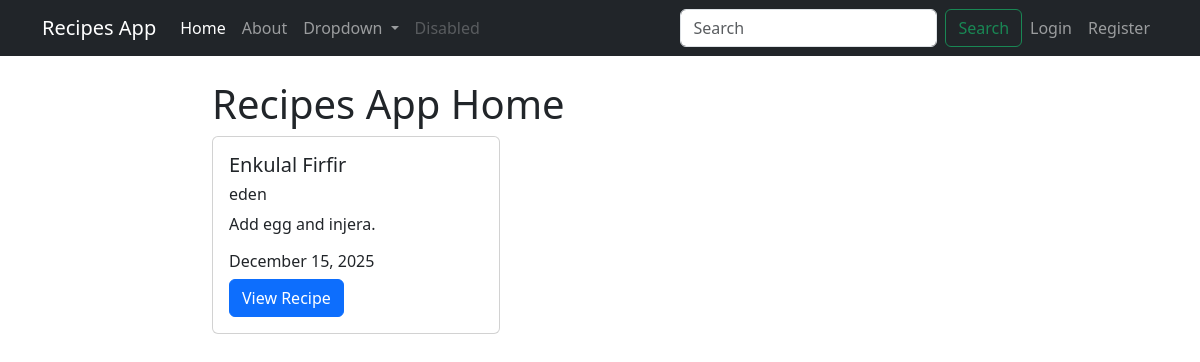
Before: / with the older database file.
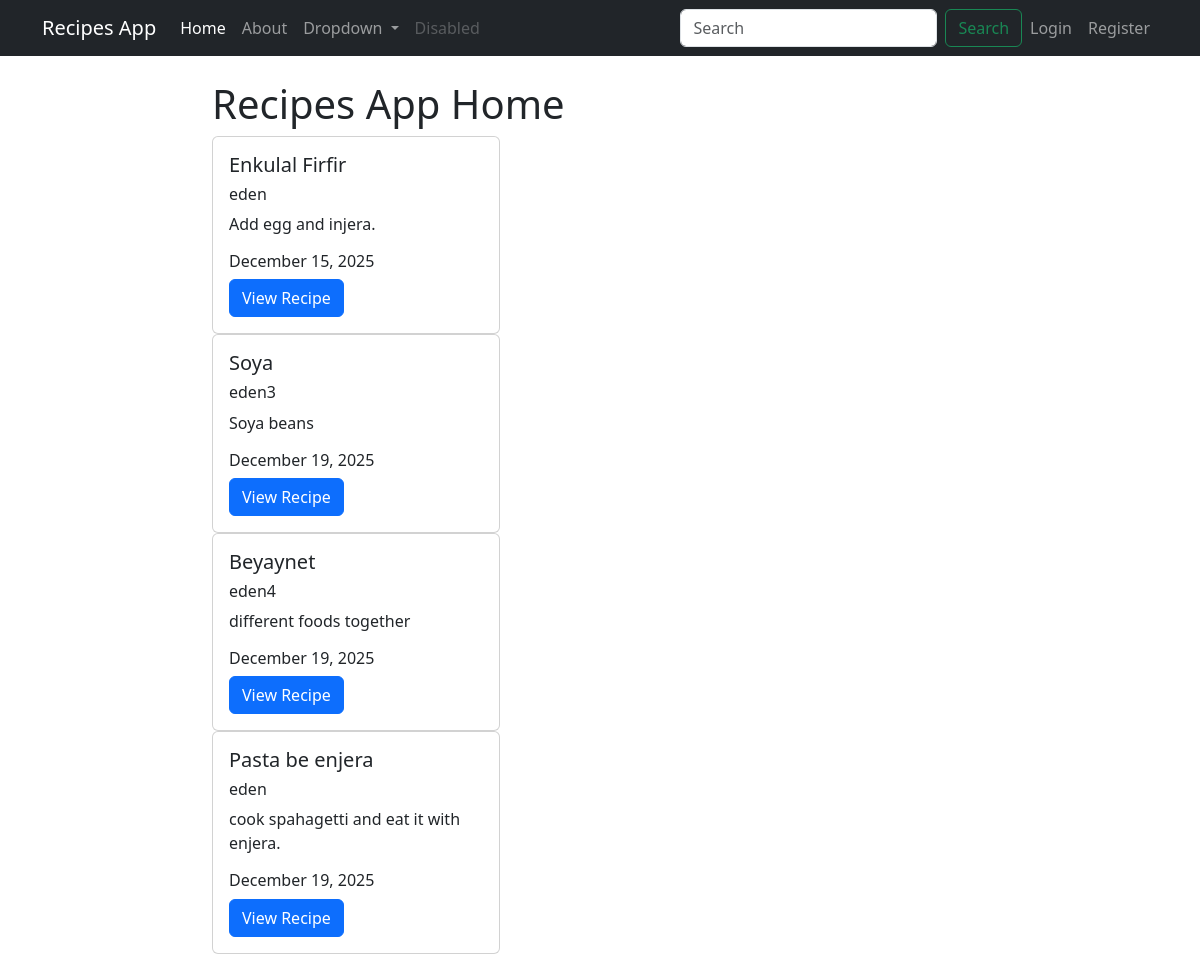
After: the same page with the newer database file.
### recipes/models.py (models this page shows, shortened)
class Recipe(models.Model):
    title = models.CharField(max_length=100)
    description = models.TextField()
    author = models.ForeignKey(User, on_delete=models.CASCADE )
    created_at = models.DateTimeField(auto_now_add=True)
    updated_at = models.DateTimeField(auto_now=True)

### recipes/views.py (the view)
# urls.py: path('', views.RecipesListView.as_view(), name="recipes-home"),
class RecipesListView(ListView):
    model = models.Recipe
    template_name = 'recipes/home.html'
    context_object_name = 'recipes'

### recipes/templates/recipes/home.html
{% extends 'recipes/base.html' %}
{% block content %}
    <h1>Recipes App Home</h1>
    {% for recipe in recipes %}
    <div class="card" style="width: 18rem;">
  <div class="card-body">
    <h5 class="card-title">{{recipe.title}} </h5>
    <h6 class="card-title">{{recipe.author}} </h6>
    <p class="card-text">{{recipe.description}}</p>
    <h6 class="card-title">{{recipe.updated_at | date:"F d, Y"}} </h6>
    <a href="{% url 'recipes-detail' recipe.pk %}" class="btn btn-primary">View Recipe</a>
  </div>
</div>
    {% endfor %}
    {% endblock content %}

### recipes/templates/recipes/base.html (shortened to what this page needs)
<!DOCTYPE html>
<html lang="en">
<head>
    <link href="https://cdn.jsdelivr.net/npm/bootstrap@5.3.8/dist/css/bootstrap.min.css" rel="stylesheet">
</head>
<body>
    <nav class="navbar navbar-expand-lg navbar-dark bg-dark">
  <div class="container">
    <a class="navbar-brand" href="{% url 'recipes-home' %}">Recipes App</a>
    <div class="collapse navbar-collapse" id="navbarSupportedContent">
      <ul class="navbar-nav me-auto mb-2 mb-lg-0">
        <li class="nav-item">
          <a class="nav-link active" aria-current="page" href="{% url 'recipes-home' %}">Home</a>
        </li>
        <li class="nav-item">
          <a class="nav-link" href="{% url 'recipes-about' %}">About</a>
        </li>
        <li class="nav-item dropdown">
          <a class="nav-link dropdown-toggle" href="#" role="button" data-bs-toggle="dropdown" aria-expanded="false">
            Dropdown
          </a>
        </li>
        <li class="nav-item">
          <a class="nav-link disabled" aria-disabled="true">Disabled</a>
        </li>
      </ul>
      <form class="d-flex" role="search">
        <input class="form-control me-2" type="search" placeholder="Search" aria-label="Search"/>
        <button class="btn btn-outline-success" type="submit">Search</button>
      </form>
      <div class="navbar-nav">
        {% if user.is_authenticated %}
        <form method="post" action="{% url 'user-logout' %}">
  {% csrf_token %}
  <button type="submit">Logout</button>
</form>
<a class="nav-item nav-link" href="{% url 'user-profile' %}">My Profile</a>
        {% else %}
        <a class="nav-item nav-link" href="{% url 'user-login' %}">Login</a>
        <a class="nav-item nav-link" href="{% url 'user-register' %}">Register</a>
        {% endif %}
      </div>
    </div>
  </div>
</nav>
<div class="container mt-4 col-8">
  {% block content %}{% endblock content %}
    </div>
</body>
</html>

Changed rows visible on the page:
added Recipe: title "Soya", author "eden3", description "Soya beans", updated_at "December 19, 2025"
added Recipe: title "Beyaynet", author "eden4", description "different foods together", updated_at "December 19, 2025"
added Recipe: title "Pasta be enjera", author "eden", description "cook spahagetti and eat it with enjera.", updated_at "December 19, 2025"
